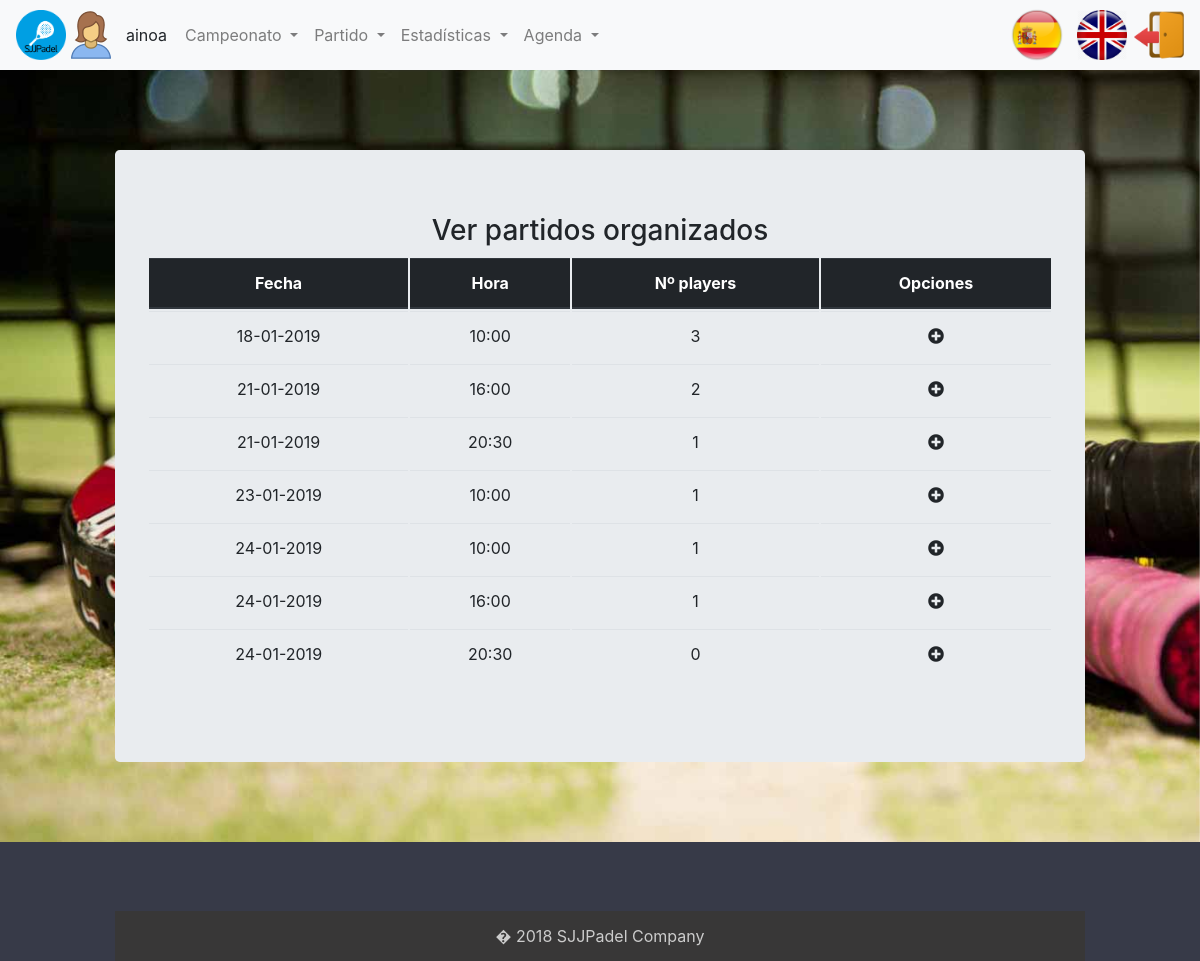
The page /index.php?controller=organizeMatch&action=viewAll (signed in) on the database its author committed.
### tables this page shows
CREATE TABLE `usuario` (
  `login` varchar(20) NOT NULL,
  `nombre` varchar(20) NOT NULL,
  `apellidos` varchar(45) DEFAULT NULL,
  `pass` varchar(20) DEFAULT NULL,
  `rol` char(1) DEFAULT NULL,
  `genero` varchar(10) DEFAULT NULL
);

### core/ViewManager.php (called while the page is built, shortened)
<?php
class ViewManager
{
    private $fragmentContents = array();
    private $variables = array();
    private $currentFragment = self::DEFAULT_FRAGMENT;
    private $layout = "default";
    private function saveCurrentFragment()
    {
        $this->fragmentContents[$this->currentFragment] .= ob_get_contents();
    }
    public function moveToFragment($name)
    {
        $this->currentFragment = $name;
    }
    public function getFragment($fragment, $default = "")
    {
        if (! isset($this->fragmentContents[$fragment])) {
            return $default;
        }
        return $this->fragmentContents[$fragment];
    }
    public function setVariable($varname, $value, $flash = false)
    {
        $this->variables[$varname] = $value;
    }
    public function getVariable($varname, $default = NULL)
    {
        if (! isset($this->variables[$varname])) {
            return $default;
        }
        return $this->variables[$varname];
    }
    public function render($controller, $viewname)
    {
        include (__DIR__ . "/../view/$controller/$viewname.php");
        $this->renderLayout();
    }
    private function renderLayout()
    {
        include (__DIR__ . "/../view/layouts/" . $this->layout . ".php");
    }
    private static $viewmanager_singleton = NULL;
    public static function getInstance()
    {
        if (self::$viewmanager_singleton == null) {
            self::$viewmanager_singleton = new ViewManager();
        }
        return self::$viewmanager_singleton;
    }
}

### controller/OrganizeMatchController.php (called while the page is built, shortened)
<?php
require_once (__DIR__ . "/../core/ViewManager.php");
require_once (__DIR__ . "/../core/I18n.php");
require_once (__DIR__ . "/../model/OrganizeMatch.php");
require_once (__DIR__ . "/../model/OrganizeMatchMapper.php");
require_once (__DIR__ . "/../model/ParticipantsMatchMapper.php");
require_once (__DIR__ . "/../controller/BaseController.php");
class OrganizeMatchController extends BaseController
{
    private $organizeMatchMapper;
    private $participantsMatchMapper;
    public function __construct()
    {
        parent::__construct();
        $this->organizeMatchMapper = new OrganizeMatchMapper();
        $this->participantsMatchMapper = new ParticipantsMatchMapper();
    }
    public function viewAll()
    {
        $this->validateAllOrganizeMatches();
        $organizedMatches = $this->organizeMatchMapper->findAll();
        foreach ($organizedMatches as $match) {
            $match->setNumParticipants($this->participantsMatchMapper->count($match->getIdOrganizarPartido()));
        }
        $this->view->setVariable("organizedMatches", $organizedMatches);
        $this->view->render("organizeMatch", "view");
    }
    public function validateAllOrganizeMatches()
    {
        $organizedMatches = $this->organizeMatchMapper->findAll();
    }
}

### index.php (called while the page is built, shortened)
<?php
function run()
{
    try {
        $controller = loadController($_GET["controller"]);
        $actionName = $_GET["action"];
        $controller->$actionName();
    } catch (Exception $ex) {
        die("An exception occured!!!!!" . $ex->getMessage());
    }
}
function loadController($controllerName)
{
    return new $controllerClassName();
}
run();
?>

### core/I18n.php (called while the page is built, shortened)
<?php
class I18n
{
    private $messages;
    public function setLanguage($language)
    {
        $this->messages = $i18n_messages;
    }
    public function i18n($key)
    {
        if (isset($this->messages[$key])) {
            return $this->messages[$key];
        } else {
            return $key;
        }
    }
    private static $i18n_singleton = null;
    public static function getInstance()
    {
        if (self::$i18n_singleton == NULL) {
            self::$i18n_singleton = new I18n();
        }
        return self::$i18n_singleton;
    }
}
function i18n($key)
{
    return I18n::getInstance()->i18n($key);
}

### model/OrganizeMatch.php (called while the page is built, shortened)
<?php
class OrganizeMatch
{
    private $idOrganizarPartido;
    private $fecha;
    private $hora;
    private $numParticipants;
    public function __construct($idOrganizeMatch = NULL, $fecha = NULL, $hora = NULL, array $participants = NULL, $numParticipants = NULL)
    {
        $this->idOrganizarPartido = $idOrganizeMatch;
        $this->fecha = $fecha;
        $this->hora = $hora;
        $this->numParticipants = $numParticipants;
    }
    public function getIdOrganizarPartido()
    {
        return $this->idOrganizarPartido;
    }
    public function setIdOrganizarPartido($idOrganizarPartido)
    {
        $this->idOrganizarPartido = $idOrganizarPartido;
    }
    public function getFecha()
    {
        return $this->fecha;
    }
    public function getHora()
    {
        return $this->hora;
    }
    public function getNumParticipants()
    {
        return $this->numParticipants;
    }
    public function setNumParticipants($numParticipants)
    {
        $this->numParticipants = $numParticipants;
    }
}

### model/ParticipantsMatchMapper.php (called while the page is built, shortened)
<?php
require_once (__DIR__ . "/../core/PDOConnection.php");
class ParticipantsMatchMapper
{
    private $db;
    public function __construct()
    {
        $this->db = PDOConnection::getInstance();
    }
    public function count($idOrganizeMatch)
    {
        $stmt = $this->db->prepare("SELECT COUNT(*) as count FROM participantespartido WHERE idOrganizarPartido =?");
        $stmt->execute(array(
            $idOrganizeMatch
        ));
        $count = $stmt->fetch(PDO::FETCH_ASSOC);
        return $count["count"];
    }
}

### core/PDOConnection.php (called while the page is built)
<?php
class PDOConnection
{
    private static $dbhost = "localhost";
    private static $dbname = "sjjpadel";
    private static $dbuser = "abp";
    private static $dbpass = "abp";
    private static $db_singleton = null;
    public static function getInstance()
    {
        if (self::$db_singleton == null) {
            self::$db_singleton = new PDO("mysql:host=" . self::$dbhost . ";dbname=" . self::$dbname . ";charset=utf8",
            self::$dbuser, self::$dbpass, array(
                PDO::ATTR_EMULATE_PREPARES => false,
                PDO::ATTR_ERRMODE => PDO::ERRMODE_EXCEPTION
            ));
        }
        return self::$db_singleton;
    }
}
?>

### model/UserMapper.php (called while the page is built, shortened)
<?php
require_once (__DIR__ . "/../core/PDOConnection.php");
class UserMapper
{
    private $db;
    public function __construct()
    {
        $this->db = PDOConnection::getInstance();
    }
    public function getDatos($login)
    {
        $stmt = $this->db->prepare("SELECT * FROM usuario where login=?");
        $stmt->execute(array(
            $login
        ));
        $toret_db = $stmt->fetchAll(PDO::FETCH_ASSOC);
        $user = null;
        foreach ($toret_db as $datos) {
            $user = new User($datos['login'], $datos['nombre'], $datos['apellidos'], $datos['pass'], $datos['rol'], $datos['genero']);
        }
        return $user;
    }
}

### controller/BaseController.php (called while the page is built, shortened)
<?php
require_once (__DIR__ . "/../core/ViewManager.php");
require_once (__DIR__ . "/../core/I18n.php");
require_once (__DIR__ . "/../model/User.php");
require_once (__DIR__ . "/../model/UserMapper.php");
class BaseController
{
    public function __construct()
    {
        if (isset($_SESSION["currentuser"])) {
            $userMapper = new UserMapper();
            $datosUser = $userMapper->getDatos($_SESSION["currentuser"]);
        }
    }
}

### model/OrganizeMatchMapper.php (called while the page is built, shortened)
<?php
require_once (__DIR__ . "/../core/PDOConnection.php");
class OrganizeMatchMapper
{
    private $db;
    public function __construct()
    {
        $this->db = PDOConnection::getInstance();
    }
    public function findAll()
    {
        $stmt = $this->db->query("SELECT * FROM organizarpartido ORDER BY fecha, hora");
        $organizedMatches = $stmt->fetchAll(PDO::FETCH_ASSOC);
        $organizedMatchesArray = array();
        foreach ($organizedMatches as $match) {
            $fecha = new DateTime($match["fecha"]);
            $organizedMatch = new OrganizeMatch(null, $fecha->format('d-m-Y'), substr($match["hora"], 0, 5));
            $organizedMatch->setIdOrganizarPartido($match["idOrganizarPartido"]);
            array_push($organizedMatchesArray, $organizedMatch);
        }
        return $organizedMatchesArray;
    }
}

### view/organizeMatch/view.php (the view, shortened to what this page needs)
<?php
require_once (__DIR__ . "/../../core/ViewManager.php");
$view = ViewManager::getInstance();
$organizedMatches = $view->getVariable("organizedMatches");
$view->setVariable("title", "Ver Partidos Organizados");
$currentRol = $view->getVariable("currentRol");
?>
<h3><?= i18n("View Organized Matches"); ?></h3>
<table class="table">
	<thead class="thead-dark">
		<tr>
			<th scope="col">
        <?= i18n("Date"); ?>
      </th>
			<th scope="col">
        <?= i18n("Time"); ?>
      </th>
			<th scope="col">
        <?= i18n("Nº players");?>
      </th>
			<th scope="col">
        <?= i18n("Opciones"); ?>
      </th>
		</tr>
	</thead>
	<tbody>
    <?php foreach($organizedMatches as $match): ?>
      <tr>
			<td>
          <?= $match->getFecha(); ?>
        </td>
			<td>
          <?= $match->getHora(); ?>
        </td>
			<td>
          <?= $match->getNumParticipants();?>
        </td>
			<td>
          <?php if($currentRol == 'd'): ?>
            <a
				href="index.php?controller=organizeMatch&amp;action=join&amp;idOrganizeMatch=<?=$match->getIdOrganizarPartido(); ?>"><i
					class="fas fa-plus-circle color-1"></i></a>
          <?php endif; ?>
			</td>
		<tr>
      <?php endforeach; ?>
	</tbody>
</table>

### view/layouts/default.php (shortened to what this page needs)
<?php
$view = ViewManager::getInstance();
$currentuser = $view->getVariable("currentusername");
$currentGender = $view->getVariable("currentGender");
$currentRol = $view->getVariable("currentRol");
?>
<!DOCTYPE html>
<html lang="en">
<head>
<link rel="stylesheet"
	href="https://maxcdn.bootstrapcdn.com/bootstrap/4.0.0/css/bootstrap.min.css"
>
<link rel="stylesheet"
	href="https://use.fontawesome.com/releases/v5.5.0/css/all.css"
>
	<link rel="stylesheet" href="css/style.css" type="text/css">
</head>
<body>
	<div class="contenedor">
		<nav class="navbar navbar-expand-lg navbar-light bg-light">
			<img class="img-circle icono" src="images/icono.png">
		<?php if (isset($currentuser)): ?>
			<img class="icono" src="images/<?php echo $currentGender; ?>.png"> <span
				class="username">
				<?= sprintf(i18n("%s"), $currentuser) ?>
			</span>
		<?php endif ?>
			<div class="collapse navbar-collapse" id="navbarSupportedContent">
				<ul class="navbar-nav mr-auto">
				<?php if($currentRol == 'd' || $currentRol == 'a' || $currentRol == 'e'): ?>
					<li class="nav-item dropdown"><a class="nav-link dropdown-toggle"
						href="#" id="navbarDropdown" role="button" data-toggle="dropdown"
						aria-haspopup="true" aria-expanded="false">
							<?php echo i18n("Championship") ?>
						</a>
						</li>
				<?php endif ?>
				<?php if($currentRol == 'd' || $currentRol == 'a' || $currentRol == 'e'): ?>
					<li class="nav-item dropdown"><a class="nav-link dropdown-toggle"
						href="#" id="navbarDropdown" role="button" data-toggle="dropdown"
						aria-haspopup="true" aria-expanded="false">
							<?php echo i18n("Match") ?>
						</a>
						</li>
					<li class="nav-item dropdown"><a class="nav-link dropdown-toggle"
						href="#" id="navbarDropdown" role="button" data-toggle="dropdown"
						aria-haspopup="true" aria-expanded="false">
							<?php echo i18n("Statistics") ?>
						</a>
						</li>
				<?php endif ?>
				<?php if($currentRol == 'd' || $currentRol == 'e'): ?>
					<li class="nav-item dropdown"><a class="nav-link dropdown-toggle"
						href="#" id="navbarDropdown" role="button" data-toggle="dropdown"
						aria-haspopup="true" aria-expanded="false">
							<?php echo i18n("Schedule") ?>
						</a>
						</li>
				<?php endif ?>
				</ul>
			</div>
			<li class="nav-item">
			<?php include(__DIR__."/language_select_element.php"); ?>
		</li>
			<li class="nav-item">
			<?php if (isset($currentuser)): ?>
				<a href="index.php?controller=users&amp;action=logout"> <img
					src="images/salir.png" class="rounded icono"
					alt="Im�genes responsive">
			</a>
				<?php endif ?>
			</li>
		</nav>
		<div class="container">
			<div class="jumbotron">
				<?= $view->getFragment(ViewManager::DEFAULT_FRAGMENT) ?>
			</div>
		</div>
		<footer id="myFooter">
			<div class="container">
				<div class="row">
					<div class="col-sm-3 myCols"></div>
				</div>
				<div class="social-networks"></div>
				<div class="footer-copyright">
					<p>� 2018 SJJPadel Company</p>
				</div>
		</footer>
	</div>
</body>
</html>

### css/style.css (style rules this page uses)
body { width: 100%; height: 100%; }
.contenedor { background: url('../images/padel.jpg'); background-size: cover; background-attachment: fixed; }
ul, li { list-style: none; }
#myFooter { margin: 0; padding: 0; background-color: #373a48; color: white; }
#myFooter .footer-copyright { background-color: #383737; padding-top: 3px; padding-bottom: 3px; text-align: center; }
#myFooter .footer-copyright p { margin: 10px; color: #ccc; }
#myFooter .myCols { text-align: center; }
#myFooter .social-networks { text-align: center; padding-top: 30px; padding-bottom: 38px; }
.icono { width: 50px; height: 50px; }
table { border-collapse: inherit; }
.color-1 { color: rgba(33, 37, 41, 1); }
.container { margin: 0 auto; max-width: 1000px; }
.jumbotron { margin: 80px 0; text-align: center; }
.username { margin-left: 10px; margin-right: 10px; }

### rows shown on the page
usuario: genero (picture), login "ainoa", rol "d" (drawn)

### other values the page prints
i18n("Championship") "Campeonato"
i18n("Match") "Partido"
i18n("Statistics") "Estadísticas"
i18n("Schedule") "Agenda"
i18n("View Organized Matches") "Ver partidos organizados"
i18n("Date") "Fecha"
i18n("Time") "Hora"
i18n("Nº players") "Nº players"
i18n("Opciones") "Opciones"
$match->getFecha() "18-01-2019"
$match->getHora() "10:00"
$match->getNumParticipants() "3"
$match->getFecha() "21-01-2019"
$match->getHora() "16:00"
$match->getNumParticipants() "2"
